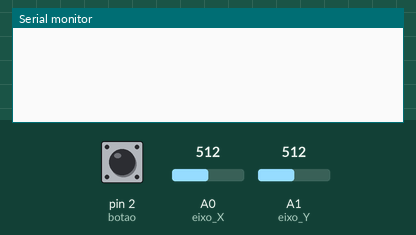
This sketch was run on a simulated Arduino Uno, built with avr-gcc and run on an emulated ATmega328P. Shown: the last lines printed to the serial monitor. The inputs (shaded band) are chosen by the test bench; at power-on: A0 (eixo_X) = 512, A1 (eixo_Y) = 512, pin 2 (botao) HIGH.

Above: at 1.2 s.
1.3 s: A0 (eixo_X) set to 0
At 1.56 s:
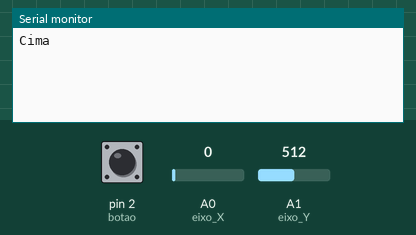
3.3 s: A1 (eixo_Y) set to 0
At 3.56 s:
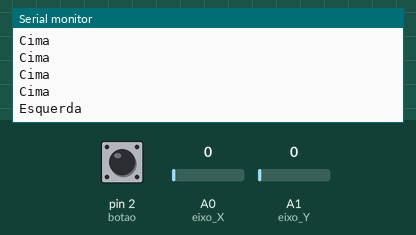
5.1 s: pin 2 (botao) pulled LOW for 0.25 s
At 5.37 s:
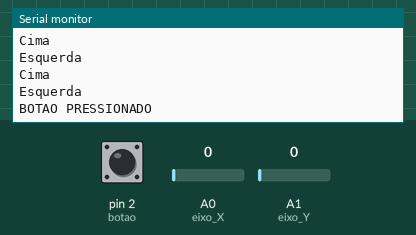
6.8 s: A0 (eixo_X) set to 1023
At 6.97 s:
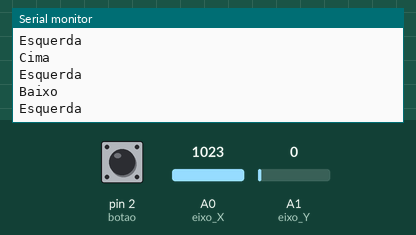
8.5 s: A1 (eixo_Y) set to 1023
At 8.77 s:
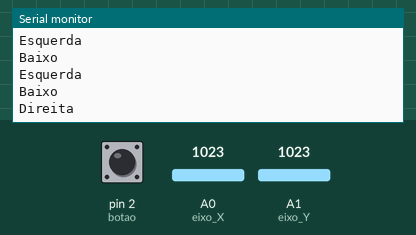

Measured:
- after the input at 1.3 s, the serial monitor: prints a new line after 0.10 s (image 1)
- after the input at 3.3 s, the serial monitor: prints a new line after 0.11 s (image 2)
- after the input at 5.1 s, the serial monitor: prints a new line after 0.12 s (image 3)
- after the input at 6.8 s, the serial monitor: prints a new line at once (image 4)
- after the input at 8.5 s, the serial monitor: prints a new line after 0.12 s (image 5)

The sketch:

botao.ino
```cpp
int eixo_X= A0; //PINO REFERENTE A LIGAÇÃO DO EIXO X
int eixo_Y = A1; //PINO REFERENTE A LIGAÇÃO DO EIXO Y
int botao = 2; //PINO REFERENTE A LIGAÇÃO NO PINO KEY (EIXO Z)

void setup(){
  pinMode (botao, INPUT_PULLUP); //DEFINE A PORTA COMO ENTRADA / "_PULLUP" É PARA ATIVAR O RESISTOR INTERNO
  //DO ARDUINO PARA GARANTIR QUE NÃO EXISTA FLUTUAÇÃO ENTRE 0 (LOW) E 1 (HIGH)
  Serial.begin (9600); //INICIALIZA O MONITOR SERIAL
}
void loop(){
    switch(analogRead(eixo_X)){  // Lê o eixo x do analógico
      case(0):
      Serial.println("Cima");
      break;


      case(1023):
      Serial.println("Baixo");
      break;

    }

    switch(analogRead(eixo_Y)){  // Lê o eixo Y do analógico
      case(0):
      Serial.println("Esquerda");
      break;


      case(1023):                   // AVISA SE O CONTROLE ESTIVER PARA ESQUEDA OU DIREITA
      Serial.println("Direita");
      break;

    }
    if(digitalRead(botao) == LOW){            // AVISA QUANDO O BOTÃO FOR PRESSIONADO
      Serial.println("BOTAO PRESSIONADO");
    }


    delay(200); //INTERVALO DE 500 MILISSEGUNDOS
} 
```
